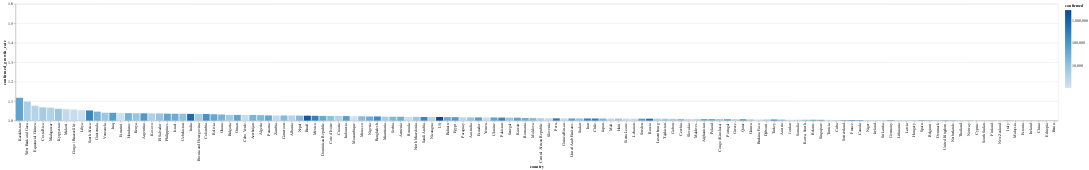

Write notebook code for a chart like this one.
### Markdown cell above
# Tasa de contagios por país

El color corresponde con la cantidad de casos confirmados

### Code cell
today_df = global_df[
    (global_df.date == global_df.date.max()) & 
    (global_df.confirmed > 1000)
]


alt.Chart(today_df).mark_bar().encode(
    x=alt.X(
        'country', 
        sort=list(
            today_df.set_index('country')
                    .confirmed_growth_rate
                    .sort_values()
                    .index[::-1]
        )
    ),
    y=alt.X(
        'confirmed_growth_rate', 
        scale=alt.Scale(domain=[1, 1.6], clamp=True)
    ),
    color=alt.Color('confirmed', scale=alt.Scale(type='log')),
    tooltip=list(today_df.columns)
)

### Figure 1 — Vega-Lite specification as saved in the notebook (floating-point values rounded to 4 significant figures; data arrays with more than 128 entries replaced by an {"elided": "..."} marker saying what was removed)
{"config": {"view": {"continuousWidth": 400, "continuousHeight": 300}}, "data": {"name": "data-46d83c49e7569f663a2f12654f4d01e9"}, "mark": "bar", "encoding": {"color": {"type": "quantitative", "field": "confirmed", "scale": {"type": "log"}}, "tooltip": [{"type": "temporal", "field": "date"}, {"type": "nominal", "field": "country"}, {"type": "quantitative", "field": "confirmed"}, {"type": "quantitative", "field": "recovered"}, {"type": "quantitative", "field": "death"}, {"type": "quantitative", "field": "confirmed_growth_rate"}, {"type": "quantitative", "field": "death_growth_rate"}, {"type": "temporal", "field": "first_infaction_date"}, {"type": "quantitative", "field": "days_from_first_infection"}, {"type": "temporal", "field": "tenth_infaction_date"}, {"type": "quantitative", "field": "days_from_tenth_infection"}, {"type": "temporal", "field": "first_death_date"}, {"type": "quantitative", "field": "days_from_first_death"}, {"type": "temporal", "field": "tenth_death_date"}, {"type": "quantitative", "field": "days_from_tenth_death"}], "x": {"type": "nominal", "field": "country", "sort": {"elided": "134 str values"}}, "y": {"type": "quantitative", "field": "confirmed_growth_rate", "scale": {"clamp": true, "domain": [1, 1.6]}}}, "$schema": "https://vega.github.io/schema/vega-lite/v4.8.1.json", "datasets": {"data-46d83c49e7569f663a2f12654f4d01e9": {"elided": "134 records"}}}
